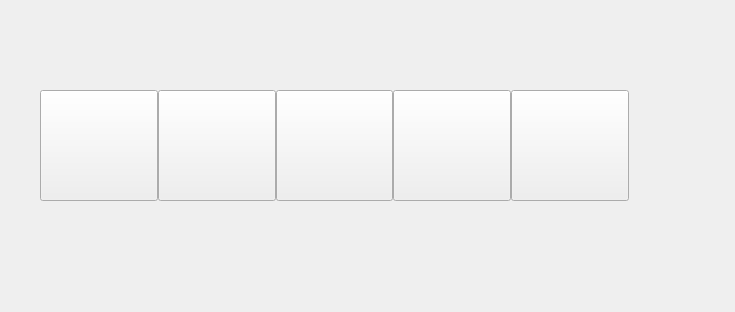
<?xml version="1.0" encoding="UTF-8"?>
<ui version="4.0">
 <class>MainToolBar_MidLeft</class>
 <widget class="QWidget" name="MainToolBar_MidLeft">
  <property name="geometry">
   <rect>
    <x>0</x>
    <y>0</y>
    <width>735</width>
    <height>312</height>
   </rect>
  </property>
  <property name="windowTitle">
   <string>Form</string>
  </property>
  <widget class="QWidget" name="horizontalLayoutWidget">
   <property name="geometry">
    <rect>
     <x>40</x>
     <y>90</y>
     <width>589</width>
     <height>111</height>
    </rect>
   </property>
   <layout class="QHBoxLayout" name="horizontalLayout">
    <property name="spacing">
     <number>0</number>
    </property>
    <item>
     <layout class="QVBoxLayout" name="verticalLayout">
      <property name="spacing">
       <number>0</number>
      </property>
      <item>
       <widget class="CustomPushButton_1" name="pMove">
        <property name="sizePolicy">
         <sizepolicy hsizetype="Expanding" vsizetype="Expanding">
          <horstretch>0</horstretch>
          <verstretch>0</verstretch>
         </sizepolicy>
        </property>
        <property name="text">
         <string/>
        </property>
        <property name="checkable">
         <bool>true</bool>
        </property>
       </widget>
      </item>
     </layout>
    </item>
    <item>
     <layout class="QVBoxLayout" name="verticalLayout_2">
      <property name="spacing">
       <number>0</number>
      </property>
      <item>
       <widget class="CustomPushButton_1" name="pPen">
        <property name="sizePolicy">
         <sizepolicy hsizetype="Expanding" vsizetype="Expanding">
          <horstretch>0</horstretch>
          <verstretch>0</verstretch>
         </sizepolicy>
        </property>
        <property name="text">
         <string/>
        </property>
        <property name="checkable">
         <bool>true</bool>
        </property>
       </widget>
      </item>
     </layout>
    </item>
    <item>
     <layout class="QVBoxLayout" name="verticalLayout_3">
      <property name="spacing">
       <number>0</number>
      </property>
      <item>
       <widget class="CustomPushButton_1" name="pEraser">
        <property name="sizePolicy">
         <sizepolicy hsizetype="Expanding" vsizetype="Expanding">
          <horstretch>0</horstretch>
          <verstretch>0</verstretch>
         </sizepolicy>
        </property>
        <property name="text">
         <string/>
        </property>
        <property name="checkable">
         <bool>true</bool>
        </property>
       </widget>
      </item>
     </layout>
    </item>
    <item>
     <layout class="QVBoxLayout" name="verticalLayout_5">
      <property name="spacing">
       <number>0</number>
      </property>
      <item>
       <widget class="CustomPushButton_1" name="pUndo">
        <property name="sizePolicy">
         <sizepolicy hsizetype="Expanding" vsizetype="Expanding">
          <horstretch>0</horstretch>
          <verstretch>0</verstretch>
         </sizepolicy>
        </property>
        <property name="text">
         <string/>
        </property>
       </widget>
      </item>
     </layout>
    </item>
    <item>
     <layout class="QVBoxLayout" name="verticalLayout_4">
      <property name="spacing">
       <number>0</number>
      </property>
      <item>
       <widget class="CustomPushButton_1" name="pRedo">
        <property name="sizePolicy">
         <sizepolicy hsizetype="Expanding" vsizetype="Expanding">
          <horstretch>0</horstretch>
          <verstretch>0</verstretch>
         </sizepolicy>
        </property>
        <property name="text">
         <string/>
        </property>
       </widget>
      </item>
     </layout>
    </item>
   </layout>
  </widget>
 </widget>
 <customwidgets>
  <customwidget>
   <class>CustomPushButton_1</class>
   <extends>QPushButton</extends>
   <header>Custom/PushButton/custompushbutton_1.h</header>
  </customwidget>
 </customwidgets>
 <resources/>
 <connections/>
</ui>
